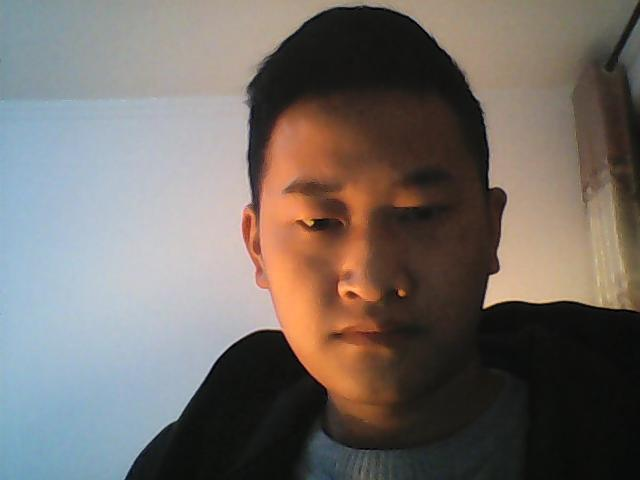
#> input picture 3.jpg, 640 x 480 px
$ python 6.py
#> lines starting #> are read from the running program, lines starting #| are printed output that depends on the picture
import cv2

# 灰度图读入
img = cv2.imread('3.jpg', 0)
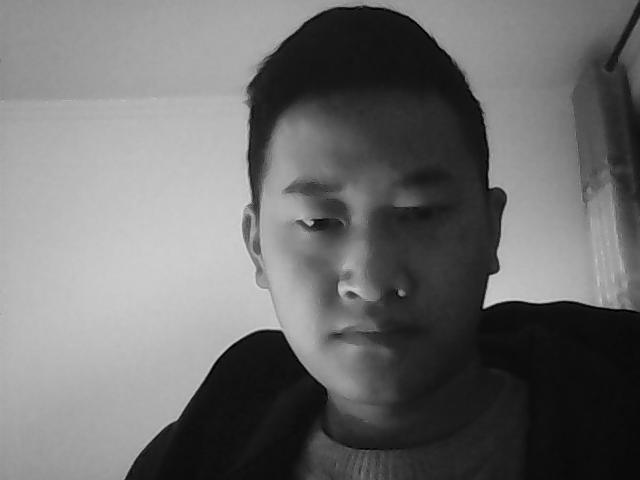
#> img: shape (480, 640); min 0, max 214, mean 109.5

# 阈值分割 固定阈值
ret, th = cv2.threshold(img, 125, 255, cv2.THRESH_TOZERO_INV)
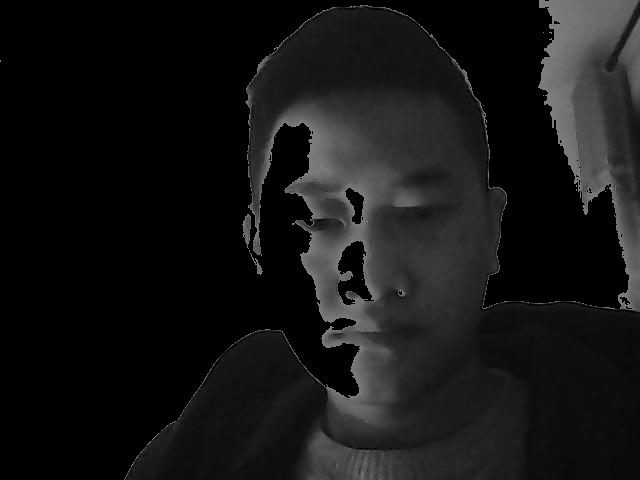
#> th: shape (480, 640); min 0, max 125, mean 21.3
# 自适应阈值
th2 = cv2.adaptiveThreshold(
    img, 255, cv2.ADAPTIVE_THRESH_GAUSSIAN_C, cv2.THRESH_BINARY, 11, 4)
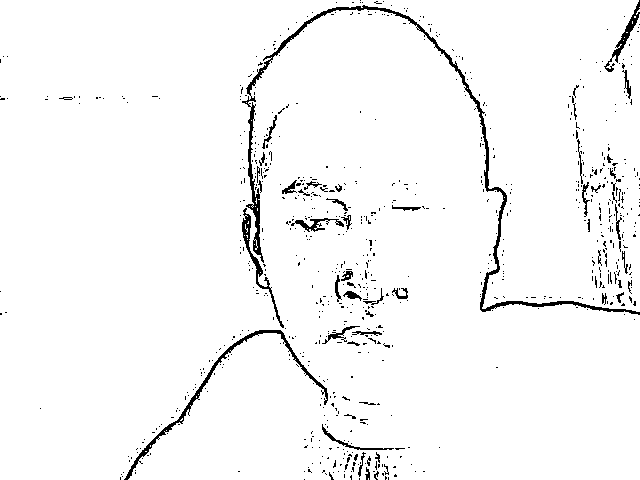
#> th2: shape (480, 640); 96.8% white; black in thin lines or dots
cv2.imshow('thresh', th2)
cv2.waitKey(0)
